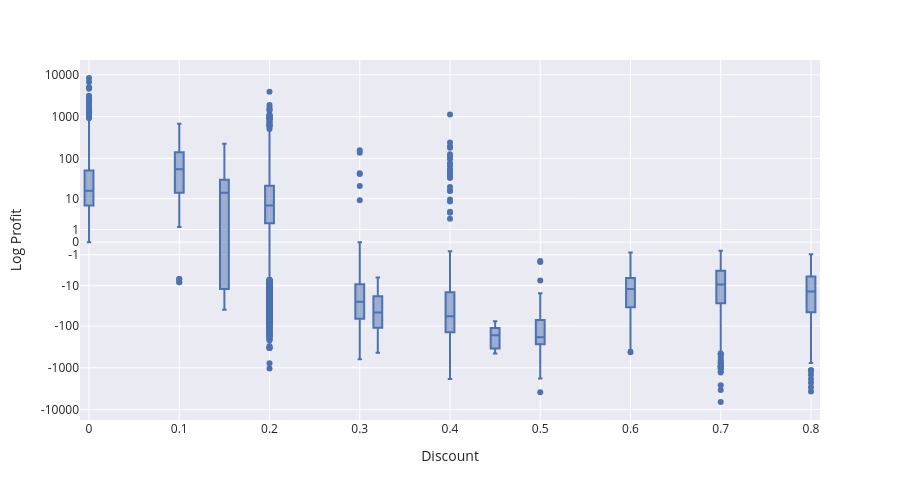

The notebook cell saved with this chart:
### Markdown cell above
### Взаимосвязь Discount и Profit

Построим зависимость `Profit` от `Discount`. На первый взгляд наша прибыль уменьшается при увеличении скидки, но зависимость может быть более сложна.

### Code cell
log_Profit = np.sign(df["Profit"]) * np.log1p(
    np.abs(df["Profit"])
)  # signed_log = sign(x) * log(1 + |x|)
temp = df.copy()
temp['Log Profit'] = log_Profit
fig = px.box(temp, y='Log Profit', x="Discount", height=500, hover_data={'Log Profit': False, 'Profit': True})
ticks = [-10000, -1000, -100, -10, -1, 0, 1, 10, 100, 1000, 10000]
fig.update_yaxes(
    tickvals=[np.sign(t) * np.log1p(abs(t)) for t in ticks],
    ticktext=[str(t) for t in ticks],
)

### Figure 1 — Plotly figure (JSON) as saved in the notebook; plotly's stock layout.template omitted (floating-point values rounded to 4 significant figures; data arrays with more than 128 entries replaced by an {"elided": "..."} marker saying what was removed)
{"data": [{"alignmentgroup": "True", "customdata": {"elided": "9994x1 float values"}, "hovertemplate": "Discount=%{x}<br>Profit=%{customdata[0]}<extra></extra>", "legendgroup": "", "marker": {"color": "rgb(76,114,176)"}, "name": "", "notched": false, "offsetgroup": "", "orientation": "v", "showlegend": false, "type": "box", "x": {"elided": "9994 float values"}, "x0": " ", "xaxis": "x", "y": {"elided": "9994 float values"}, "y0": " ", "yaxis": "y"}], "layout": {"boxmode": "group", "height": 500, "legend": {"tracegroupgap": 0}, "margin": {"t": 60}, "xaxis": {"anchor": "y", "domain": [0, 1], "title": {"text": "Discount"}}, "yaxis": {"anchor": "x", "domain": [0, 1], "ticktext": ["-10000", "-1000", "-100", "-10", "-1", "0", "1", "10", "100", "1000", "10000"], "tickvals": [-9.21, -6.909, -4.615, -2.398, -0.6931, 0, 0.6931, 2.398, 4.615, 6.909, 9.21], "title": {"text": "Log Profit"}}}}
